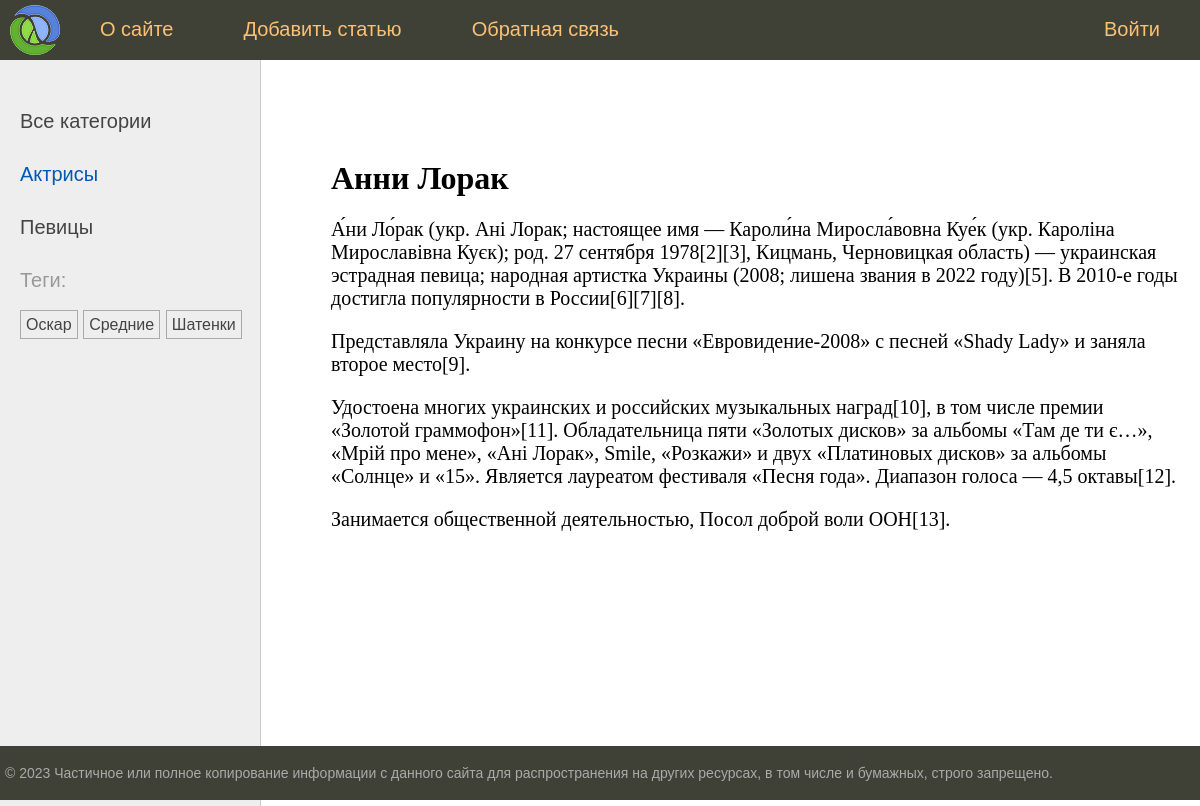
The app's page /post/anni-lorak/ with its own data.
### women/models.py (models this page shows, shortened)
class Category(models.Model):
    name = models.CharField(max_length=100, db_index=True)
    slug = models.SlugField(max_length=255, unique=True, db_index=True)
    def get_absolute_url(self):
        return reverse('category', kwargs={'cat_slug': self.slug})

class TagPost(models.Model):
    tag = models.CharField(max_length=100, db_index=True)
    slug = models.SlugField(max_length=255, unique=True, db_index=True)
    def get_absolute_url(self):
        return reverse('tag', kwargs={'tag_slug': self.slug})

class Women(models.Model):
    class Status(models.IntegerChoices):
        DRAFT = 0, 'Черновик'
        PUBLISHED = 1, 'Опубликовано'
    title = models.CharField(max_length=255)
    slug = models.SlugField(max_length=255, unique=True, db_index=True)
    content = models.TextField(blank=True)
    time_create = models.DateTimeField(auto_now_add=True)
    time_update = models.DateTimeField(auto_now=True)
    is_published = models.BooleanField(choices=Status.choices, default=Status.PUBLISHED)
    cat = models.ForeignKey('Category', on_delete=PROTECT, related_name='posts')
    tags = models.ManyToManyField('TagPost', blank=True, related_name='tags')
    husband = models.OneToOneField('Husband', on_delete=models.SET_NULL, null=True, blank=True, related_name='woman')
    objects = models.Manager()
    published = PublishedManager()
    class Meta:
        ordering = ['-time_create']
        indexes = [
            models.Index(fields=['-time_create'])
        ]

### women/views.py (the view)
# urls.py: path('post/<slug:post_slug>/', views.show_post, name='post'),
def show_post(request, post_slug):
    post = get_object_or_404(Women, slug=post_slug)
    data = {
        'title': post.title,
        'menu': menu,
        'post': post,
        'cat_selected': 1,
    }
    return render(request, 'women/post.html', data)

### women/templatetags/women_tags.py (called while the page is built)
@register.inclusion_tag('women/list_categories.html')
def show_categories(cat_selected=0):
    cats = Category.objects.annotate(total=Count("posts")).filter(total__gt=0)
    return {'cats': cats, 'cat_selected': cat_selected}

@register.inclusion_tag('women/list_tags.html')
def show_all_tags():
    tags = TagPost.objects.annotate(total=Count("tags")).filter(total__gt=0)
    return {'tags': tags}

### women/templates/women/post.html (shortened to what this page needs)
{% extends 'base.html' %}
{% block content %}
<h1>{{ post.title }}</h1>
{{ post.content|linebreaks }}
{% endblock %}

### women/templates/women/list_categories.html
{% for cat in cats %}
{% if cat.id == cat_selected %}
<li class="selected">{{ cat.name }}</li>
{% else %}
<li><a href="{{ cat.get_absolute_url }}">{{ cat.name }}</a> </li>
{% endif %}
{% endfor %}

### women/templates/women/list_tags.html
{% if tags %}
    <p>Теги:</p>
    <ul class="tags-list">
        {% for t in tags %}
        <li><a href="{{ t.get_absolute_url }}">{{ t.tag }}</a></li>
        {% endfor %}
    </ul>
{% endif %}

### records on screen
Category: name "Актрисы"
Category: name "Певицы"
TagPost: tag "Оскар"
TagPost: tag "Средние"
TagPost: tag "Шатенки"
Women: title "Анни Лорак", content "А́ни Ло́рак (укр. Ані Лорак; настоящее имя — Кароли́на Миросла́вовна Куе́к (укр. Кароліна Мирославівна Куєк); род. 27 сентября 1978[2][3], Кицмань, Черновицкая область) — украинская эстрадная певица; народная артистка Украины (2008; лишена звания в 2022 году)[5]. В 2010-е годы достигла популярности в России[6][7][8]. Представляла Украину на конкурсе песни «Евровидение-2008» с песней «Shady Lady» и заняла второе место[9]. Удостоена многих украинских и российских музыкальных наград[10], в том числе премии «Золотой граммофон»[11]. Обладательница пяти «Золотых дисков» за альбомы «Там де ти є…», «Мрій про мене», «Ані Лорак», Smile, «Розкажи» и двух «Платиновых дисков» за альбомы «Солнце» и «15».…"

### other values on screen
{{ m.title }} "О сайте" "Добавить статью" "Обратная связь" "Войти"
